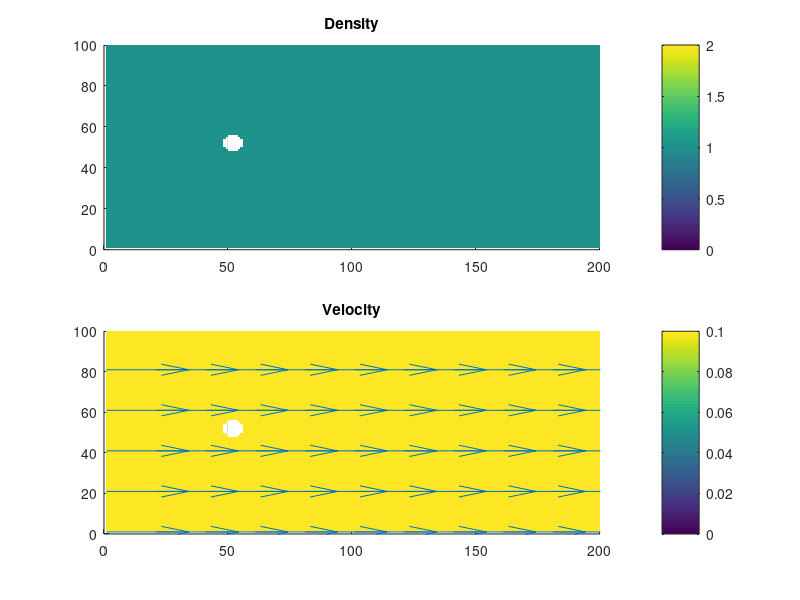

The MATLAB source for this figure: (Note: this script raises an error after producing the figure.)
% Lattice Bolzmann Simulation of Flow Around a Cylinder
%
% Milestone 3:
% Bounce back around cylinder, no slip at the walls
% Grad at outlet
% Inlet is a steady flow of constant profile

clear; clc
%% Lattice Parameters
nIter = 1000;
% # of iterations with f_eq constant in order to stabilise initial
% populations
pre_initialisation = 0;
Nx = 200;
Ny = 100;
x  = 1:Nx;  % Cells in x-direction
y  = 1:Ny;  % Cells in y-direction
[x,y] = meshgrid(x,y);
x = x'; y = y';
W  = [4/9, 1/9,1/9,1/9,1/9, 1/36,1/36,1/36,1/36];
% i     1,   2,  3,  4,  5,    6,   7,   8,   9
cx = [  0,   1,  0, -1,  0,    1,  -1,  -1,   1];
cy = [  0,   0,  1,  0, -1,    1,   1,  -1,  -1];
% opp contains the indices of opposite velocities
% i.e: cx(opp(i)) = -cx(i),    cy(opp(i)) = -cy(i)
opp= [  1,   4,  5,  2,  3,    8,   9,   6,   7];
% ymr contains the indices of y-mirrored velocities
ymr= [  1,   2,  5,  4,  3,    9,   8,   7,   6];

%% Storage Parameters
nInterval = 50;
% Amount of timepoints at which values are recorded
nOut = floor(nIter/nInterval); 

%% Obstacle & Wall Parameters
R  = Ny/30;
Ox = Nx/4+2;
Oy = Ny/2+2;
o  = ( (x-Ox).^2 + (y-Oy).^2 ) <= R.^2; % 2D obstacle as 1s and 0s
bodyNode = find(o); % Linear indexes of obstacle nodes
walls = (y == 1) | (y == Ny);
wallNode = find(walls); % linear indexes of wall nodes

%% FLow Parameters
cs   = 1/sqrt(3);
U    = 0.1;
Re   = 50;
visc = 2.*U*R/Re;
tau  = visc/cs^2;
beta = 1/(2*tau+1);
alpha = 2; % initial value for the entropic over-relaxation parameter

%% Initialization
rho = ones(Nx,Ny);
u   = U*ones(Nx,Ny);
v   = 0*ones(Nx,Ny);
feq = zeros(9,Nx,Ny);

% Initialize f_eq, f
for i=1:9
   feq(i,:,:) = rho * W(i) ...
      .* (2 - sqrt(1 + 3*u.^2)) ...
      .* (2 - sqrt(1 + 3*v.^2)) ...
      .* ((2*u+sqrt(1+3*u.^2))./(1-u)).^cx(i) ...
      .* ((2*v+sqrt(1+3*v.^2))./(1-v)).^cy(i);
end
f = feq;

% Outputs
rhoOut = zeros(Nx,Ny,nOut);
uOut   = zeros(Nx,Ny,nOut);
vOut   = zeros(Nx,Ny,nOut);
tOut   = zeros(nOut,1);
iOut   = 0;

%% Main
w = waitbar(0, 'Simulating...');
for it = 1:nIter
   % Output
   if mod(it-1,nInterval) == 0
      iOut = iOut + 1;
      rhoOut(:,:,iOut) = rho;
      uOut  (:,:,iOut) = u;
      vOut  (:,:,iOut) = v;
      tOut  (iOut)     = it;
      
      tmp = rho; tmp(bodyNode) = nan;
      rhoOut(:,:,iOut) = tmp;
      tmp = u; tmp(bodyNode) = nan;
      uOut(:,:,iOut) = tmp;
      tmp = v; tmp(bodyNode) = nan;
      vOut(:,:,iOut) = tmp;
      tOut(iOut) = it;
   end
   
   % Advection/Free-flight
   for i=1:9
      f(i,:,:) = circshift(f(i,:,:), [0,cx(i),cy(i)]);
   end
   
   % Boundary Conditions
   for i=[2 3 6 7]
      f([i opp(i)],bodyNode) = f([opp(i) i],bodyNode);
      f([i opp(i)],wallNode) = f([opp(i) i],wallNode);
   end
   
   % Relaxation/Collision
   rho = reshape(sum(f),Nx,Ny);
   u = reshape((cx * reshape(f,9,Nx*Ny)),Nx,Ny) ./ rho;
   v = reshape((cy * reshape(f,9,Nx*Ny)),Nx,Ny) ./ rho;
   % Inlet
   u(1,2:end-1) = U;
   v(1,2:end-1) = 0;
   % rho?
   % Outlet
   % Domain
   for i = 1:9
      if it >= pre_initialisation
         feq(i,:,:) = rho * W(i) ...
            .* (2 - sqrt(1 + 3*u.^2)) ...
            .* (2 - sqrt(1 + 3*v.^2)) ...
            .* ((2*u+sqrt(1+3*u.^2))./(1-u)).^cx(i) ...
            .* ((2*v+sqrt(1+3*v.^2))./(1-v)).^cy(i);
      end
      tmp = f(i,:,:);
      f(i,:,:) = f(i,:,:) - alpha*beta*( f(i,:,:) - feq(i,:,:) ) ;
      f(i,bodyNode)  = tmp(bodyNode);
      f(i,wallNode)  = tmp(wallNode);
   end
     
   % Update Entropic Relaxation Parameter
   %alpha = alpha;
   
   % Update Waitbar
   waitbar(it/nIter,w,['Simulating. - ', num2str(100*it/nIter), '% done']);
end
close(w)

%% Display
maxrho = max(rhoOut(:));
minrho = min(rhoOut(:));
if minrho == maxrho, maxrho = minrho*1.1; end
uMagOut = sqrt(uOut.^2+vOut.^2);

scrsz = get(0,'ScreenSize');
figure(1)
set(1, 'Position',[1 1 scrsz(3)/2 scrsz(4)/2])

for i = 1:size(rhoOut,3)   
   set(1,'Name', ['t = ', num2str(tOut(i)), ...
      ' - Re = ', num2str(Re),...
      ' - Press SPACE to advance'],...
      'NumberTitle', 'off')
   
   if i==1
      subplot(2,1,1)
      rho_plot = surf(x,y,rhoOut(:,:,i),'edgecolor','none');
      colorbar
      title('Density')
      zlim([minrho maxrho])
      view(2)
      
      subplot(2,1,2)
      u2_plot  = surf(x,y,uMagOut(:,:,i),'edgecolor', 'none');
      colorbar
      axis([0 Nx -0.001 Ny])
      view(0,90)
      hold on
      n = Ny/5;
      uv_plot = quiver3(x(1:n:end,1:n:end),...
         y(1:n:end,1:n:end),...
         ones(size(x(1:n:end,1:n:end))),...
         uOut(1:n:end,1:n:end,i),...
         vOut(1:n:end,1:n:end,i),...
         zeros(size(x(1:n:end,1:n:end))));
      title('Velocity')
      hold off
      
      rho_plot.ZDataSource = 'rhoOut(:,:,i)';
      u2_plot.ZDataSource = 'uMagOut(:,:,i)';
      uv_plot.UDataSource = 'uOut(1:n:end,1:n:end,i)';
      uv_plot.VDataSource = 'vOut(1:n:end,1:n:end,i)';
   end
   refreshdata(rho_plot)
   refreshdata(u2_plot)
   refreshdata(uv_plot)
   
   pause(0.1);
end
